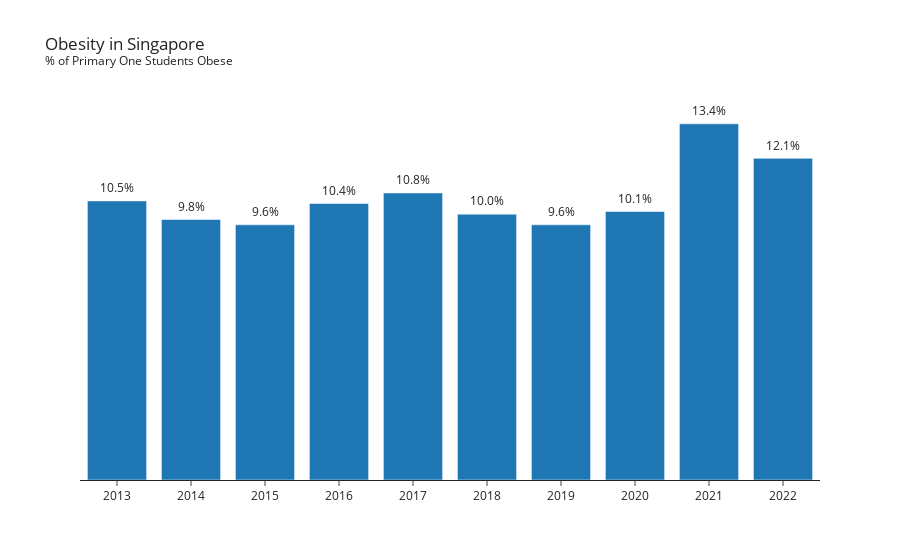

The notebook cell this image was saved under:
### Code cell
fig = px.bar(obesity_rate, x='year', y='obesity_rate',
              title='Obesity in Singapore <br><sup>% of Primary One Students Obese</sup>')
fig.update_xaxes(title_text='',
                tickvals=list(range(2013,2023)))
fig.update_yaxes(visible=False)

annotations = []
for i, (x, y) in obesity_rate.iterrows():
    annotations.append({'x':x,'y':y+0.5,'text':f'{y}%','showarrow':False})
fig.update_layout(annotations=annotations)

fig.show()

### Figure 1 — Plotly figure (JSON) as saved in the notebook; plotly's stock layout.template omitted (floating-point values rounded to 4 significant figures)
{"data": [{"alignmentgroup": "True", "hovertemplate": "year=%{x}<br>obesity_rate=%{y}<extra></extra>", "legendgroup": "", "marker": {"color": "#1F77B4", "pattern": {"shape": ""}}, "name": "", "offsetgroup": "", "orientation": "v", "showlegend": false, "textposition": "auto", "type": "bar", "x": [2022, 2021, 2020, 2019, 2018, 2017, 2016, 2015, 2014, 2013], "xaxis": "x", "y": [12.1, 13.4, 10.1, 9.6, 10, 10.8, 10.4, 9.6, 9.8, 10.5], "yaxis": "y"}], "layout": {"annotations": [{"showarrow": false, "text": "12.1%", "x": 2022, "y": 12.6}, {"showarrow": false, "text": "13.4%", "x": 2021, "y": 13.9}, {"showarrow": false, "text": "10.1%", "x": 2020, "y": 10.6}, {"showarrow": false, "text": "9.6%", "x": 2019, "y": 10.1}, {"showarrow": false, "text": "10.0%", "x": 2018, "y": 10.5}, {"showarrow": false, "text": "10.8%", "x": 2017, "y": 11.3}, {"showarrow": false, "text": "10.4%", "x": 2016, "y": 10.9}, {"showarrow": false, "text": "9.6%", "x": 2015, "y": 10.1}, {"showarrow": false, "text": "9.8%", "x": 2014, "y": 10.3}, {"showarrow": false, "text": "10.5%", "x": 2013, "y": 11}], "barmode": "relative", "legend": {"tracegroupgap": 0}, "title": {"text": "Obesity in Singapore <br><sup>% of Primary One Students Obese</sup>"}, "xaxis": {"anchor": "y", "domain": [0, 1], "tickvals": [2013, 2014, 2015, 2016, 2017, 2018, 2019, 2020, 2021, 2022], "title": {"text": ""}}, "yaxis": {"anchor": "x", "domain": [0, 1], "title": {"text": "obesity_rate"}, "visible": false}}}
